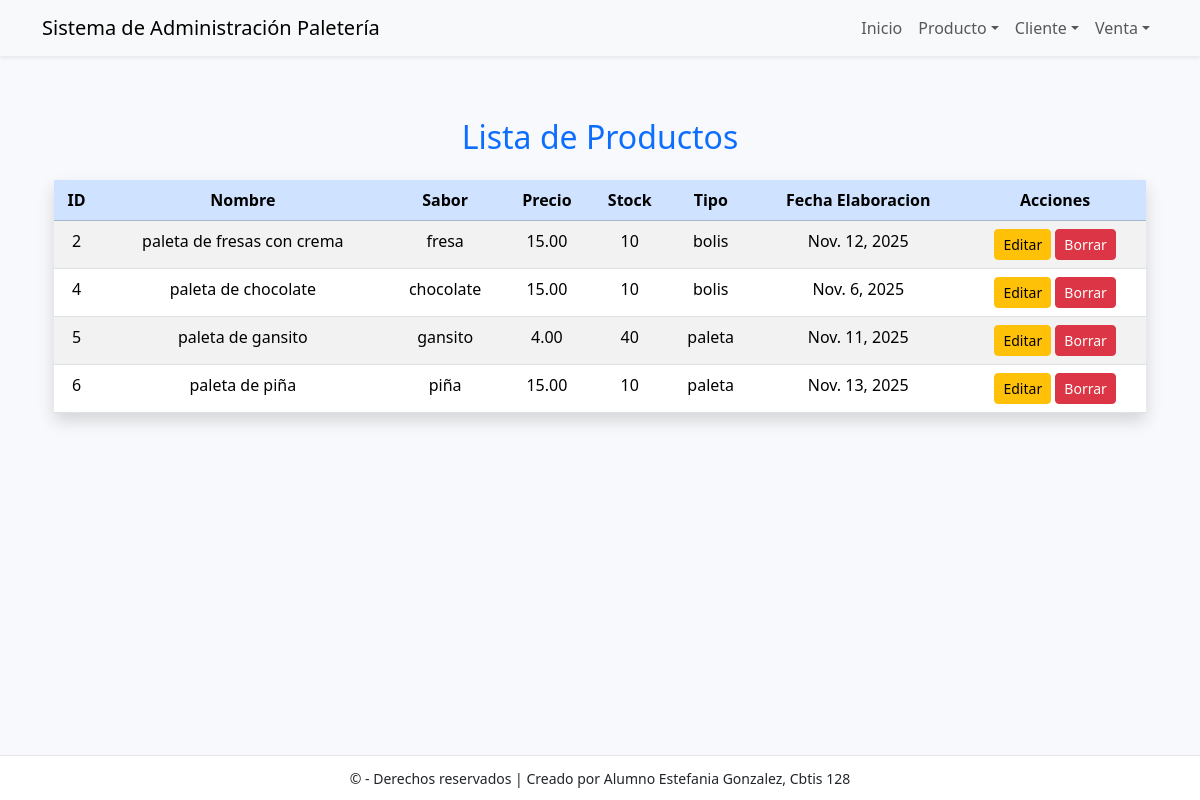
Screenshot of /producto/ver/ with the database file from the repository.
### app_Paleteria/models.py (models this page shows, shortened)
class Producto(models.Model):
    id_producto = models.AutoField(primary_key=True)
    nombre = models.CharField(max_length=100, unique=True)
    sabor = models.CharField(max_length=100, unique=True)
    precio = models.DecimalField(max_digits=10, decimal_places=2)
    stock = models.IntegerField()
    tipo = models.CharField(max_length=100)
    fecha_elaboracion = models.DateField()
    descripcion = models.CharField(max_length=200, blank=True)

### app_Paleteria/views.py (the view)
# urls.py: path('producto/ver/', views.ver_producto, name='ver_producto'),
def ver_producto(request):
    productos = Producto.objects.all().order_by('id_producto')
    return render(request, 'producto/ver_producto.html', {'productos': productos})

### app_Paleteria/templates/producto/ver_producto.html
{% extends 'base.html' %}
{% block content %}
<div class="container mt-5">
    <h2 class="text-center text-primary mb-4">Lista de Productos</h2>
    <table class="table table-striped table-hover shadow">
        <thead class="table-primary text-center">
            <tr>
                <th>ID</th>
                <th>Nombre</th>
                <th>Sabor</th>
                <th>Precio</th>
                <th>Stock</th>
                <th>Tipo</th>
                <th>Fecha Elaboracion</th>
                <th>Acciones</th>
            </tr>
        </thead>
        <tbody class="text-center">
            {% for p in productos %}
            <tr>
                <td>{{ p.id_producto }}</td>
                <td>{{ p.nombre }}</td>
                <td>{{ p.sabor }}</td>
                <td>{{ p.precio }}</td>
                <td>{{ p.stock }}</td>
                <td>{{ p.tipo }}</td>
                <td>{{ p.fecha_elaboracion }}</td>
                <td>
                    <a href="{% url 'actualizar_producto' p.id_producto %}" class="btn btn-warning btn-sm">Editar</a>
                    <a href="{% url 'borrar_producto' p.id_producto %}" class="btn btn-danger btn-sm">Borrar</a>
                </td>
            </tr>
            {% empty %}
            <tr>
                <td colspan="8" class="text-center text-muted">No hay productos registrados.</td>
            </tr>
            {% endfor %}
        </tbody>
    </table>
</div>
{% endblock %}

### app_Paleteria/templates/base.html (shortened to what this page needs)
<!doctype html>
<html lang="es">
  <head>
    <link href="https://cdn.jsdelivr.net/npm/bootstrap@5.3.2/dist/css/bootstrap.min.css" rel="stylesheet">
  </head>
  <body>
    {% include 'navbar.html' %}
    <div class="container mt-4">
      {% block content %}
      {% endblock %}
    </div>
    {% include 'footer.html' %}
  </body>
</html>

### app_Paleteria/templates/navbar.html (shortened to what this page needs)
<nav class="navbar navbar-expand-lg navbar-light bg-light fixed-top shadow-sm">
  <div class="container">
    <a class="navbar-brand" href="{% url 'inicio_paleteria' %}">Sistema de Administración Paletería</a>
    <div class="collapse navbar-collapse" id="mainNav">
      <ul class="navbar-nav ms-auto">
        <li class="nav-item">
          <a class="nav-link" href="{% url 'inicio_paleteria' %}">Inicio</a>
        </li>
        <li class="nav-item dropdown">
          <a class="nav-link dropdown-toggle" href="#" data-bs-toggle="dropdown">Producto</a>
        </li>
        <li class="nav-item dropdown">
          <a class="nav-link dropdown-toggle" href="#" role="button" data-bs-toggle="dropdown">Cliente</a>
        </li>
        <li class="nav-item dropdown">
          <a class="nav-link dropdown-toggle" href="#" role="button" data-bs-toggle="dropdown">Venta</a>
        </li>
      </ul>
    </div>
  </div>
</nav>

### app_Paleteria/templates/footer.html
<footer class="text-center">
    <div class="container">
      <small>© {{ now|date:"Y" }} - Derechos reservados | Creado por Alumno Estefania Gonzalez, Cbtis 128</small>
    </div>
  </footer>

### app_Paleteria/templates/base.html (style rules this page uses)
body { padding-top: 70px; padding-bottom: 70px; background:#f7f9fc; }
footer { position: fixed; bottom: 0; width: 100%; background: #ffffff; border-top: 1px solid #e6e6e6; padding: 10px 0; }

### rows the page displays
Producto: id_producto "2", nombre "paleta de fresas con crema", sabor "fresa", precio "15.00", stock "10", tipo "bolis", fecha_elaboracion "Nov. 12, 2025"
Producto: id_producto "4", nombre "paleta de chocolate", sabor "chocolate", precio "15.00", stock "10", tipo "bolis", fecha_elaboracion "Nov. 6, 2025"
Producto: id_producto "5", nombre "paleta de gansito", sabor "gansito", precio "4.00", stock "40", tipo "paleta", fecha_elaboracion "Nov. 11, 2025"
Producto: id_producto "6", nombre "paleta de piña", sabor "piña", precio "15.00", stock "10", tipo "paleta", fecha_elaboracion "Nov. 13, 2025"
